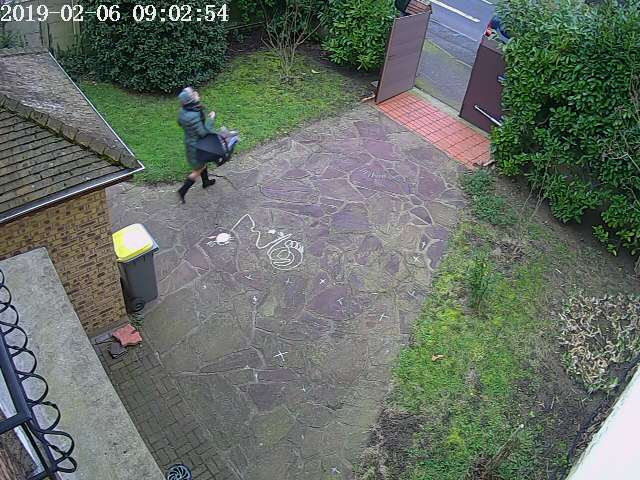
#> input picture Foscam/Day_Lilia_Gate/Snap_20190206-090254-0.jpg, 640 x 480 px, found by its file name
$ jupyter execute --allow-errors check_three_shots.ipynb   (shell and % lines are left out)   (older library calls are emulated)
#> lines starting #> are read from the running program, lines starting #| are printed output that depends on the picture
[cell 1]
# (D:\Prog\Anaconda) C:\Users\star>conda install -c menpo opencv
import cv2
import numpy as np
import pylab
from matplotlib.pyplot import imshow
import matplotlib.pyplot as plt

#### Lilia & Gate

[cell 2]
img1 = cv2.imread('Foscam\\Day_Lilia_Gate\\Snap_20190206-090254-0.jpg',cv2.IMREAD_GRAYSCALE)
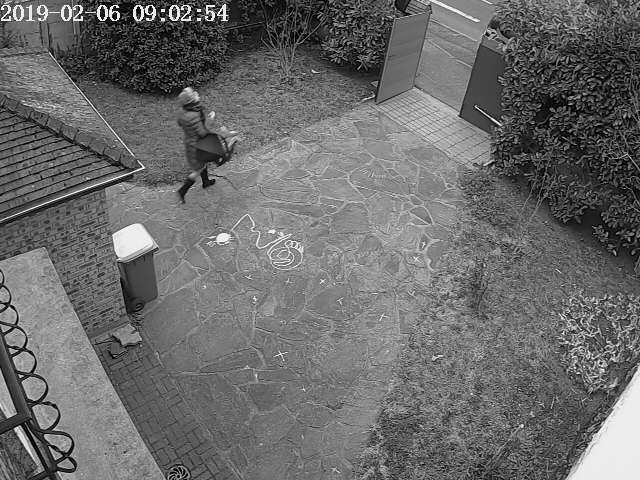
#> img1: shape (480, 640); min 0, max 255, mean 107
img2_color = cv2.imread('Foscam\\Day_Lilia_Gate\\Snap_20190206-090254-1.jpg',cv2.IMREAD_COLOR)
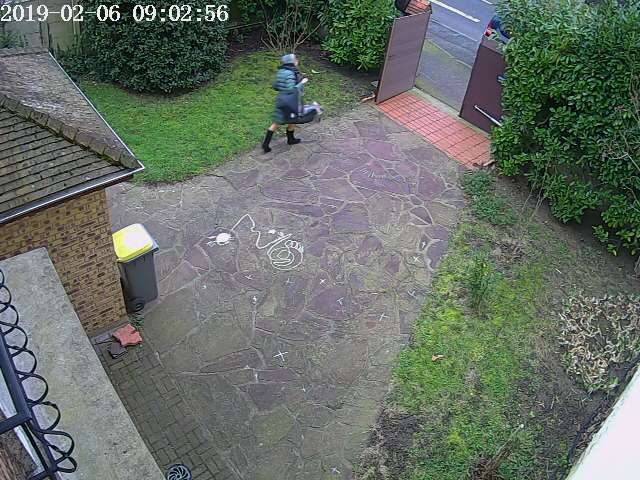
#> input picture Foscam/Day_Lilia_Gate/Snap_20190206-090254-1.jpg, 640 x 480 px, found by its file name
#> img2_color is the input picture: shape (480, 640, 3); mean B, G, R 102.1, 111, 102.4
img2 = cv2.imread('Foscam\\Day_Lilia_Gate\\Snap_20190206-090254-1.jpg',cv2.IMREAD_GRAYSCALE)
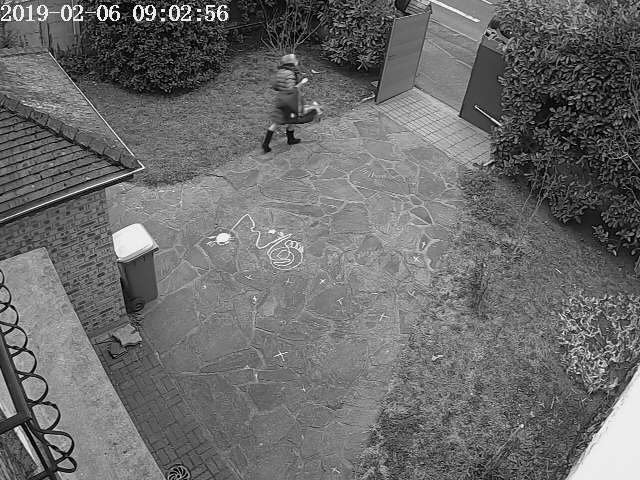
#> img2: shape (480, 640); min 0, max 255, mean 107.3
img3 = cv2.imread('Foscam\\Day_Lilia_Gate\\Snap_20190206-090254-2.jpg',cv2.IMREAD_GRAYSCALE)
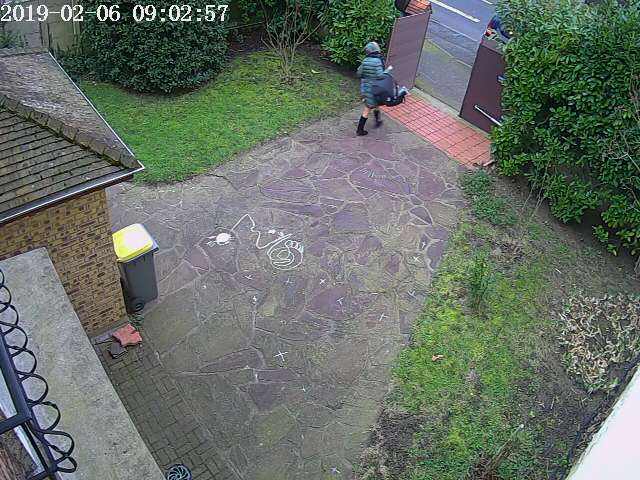
#> input picture Foscam/Day_Lilia_Gate/Snap_20190206-090254-2.jpg, 640 x 480 px, found by its file name
#> img3: shape (480, 640); min 0, max 255, mean 107.6

#### Cat

[cell 3]
img1 = cv2.imread('Foscam\Day_Cat_nomotionsnap\\Snap_20190203-085908-0.jpg',cv2.IMREAD_GRAYSCALE)
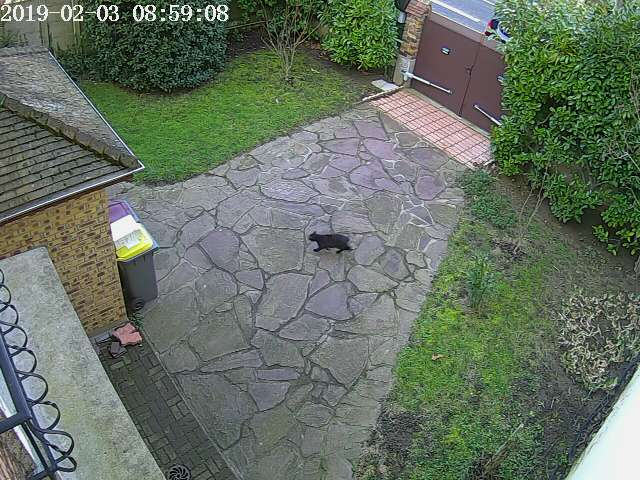
#> input picture Foscam/Day_Cat_nomotionsnap/Snap_20190203-085908-0.jpg, 640 x 480 px, found by its file name
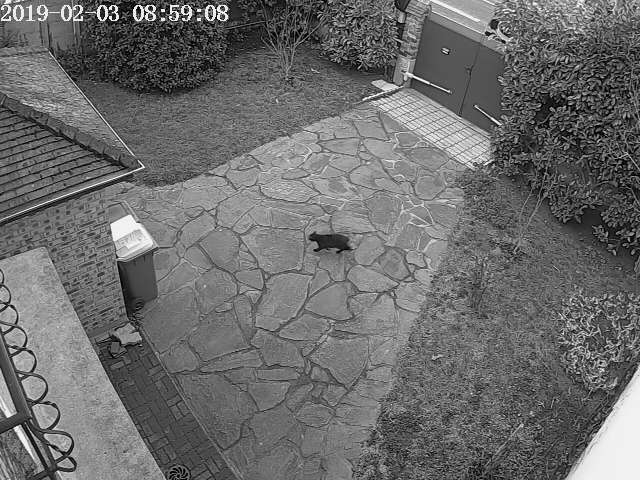
#> img1: shape (480, 640); min 0, max 255, mean 108.1
img2_color = cv2.imread('Foscam\Day_Cat_nomotionsnap\\Snap_20190203-085908-1.jpg',cv2.IMREAD_COLOR)
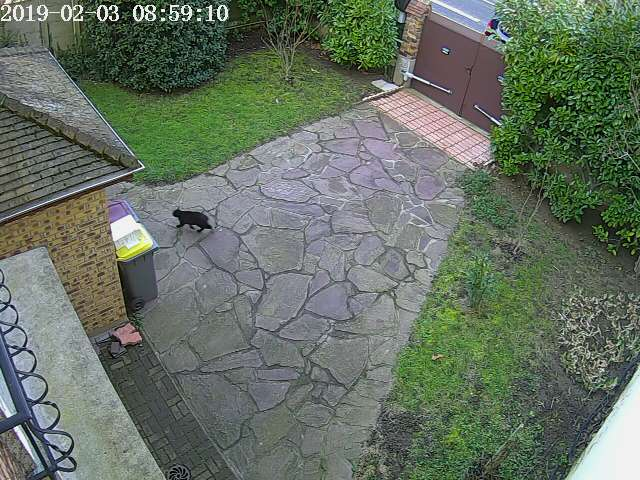
#> input picture Foscam/Day_Cat_nomotionsnap/Snap_20190203-085908-1.jpg, 640 x 480 px, found by its file name
#> img2_color is the input picture: shape (480, 640, 3); mean B, G, R 98.9, 113.3, 101.7
img2 = cv2.imread('Foscam\Day_Cat_nomotionsnap\\Snap_20190203-085908-1.jpg',cv2.IMREAD_GRAYSCALE)
#> img2: shape (480, 640); min 0, max 255, mean 108.1
img3 = cv2.imread('Foscam\Day_Cat_nomotionsnap\\Snap_20190203-085908-2.jpg',cv2.IMREAD_GRAYSCALE)
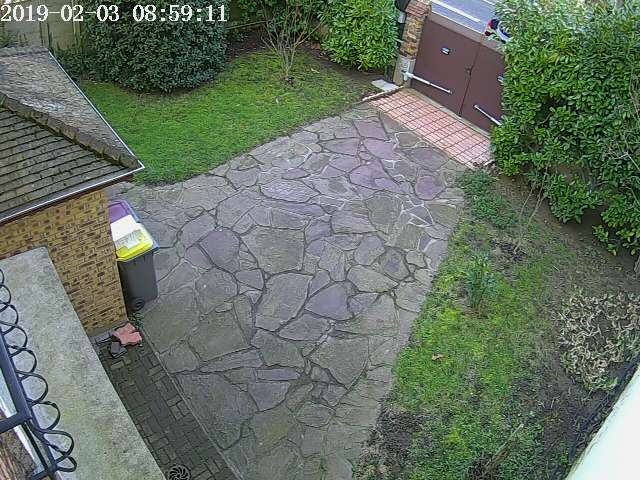
#> input picture Foscam/Day_Cat_nomotionsnap/Snap_20190203-085908-2.jpg, 640 x 480 px, found by its file name
#> img3: shape (480, 640); min 0, max 255, mean 108.4

#### Birds

[cell 4]
img1 = cv2.imread('Foscam\\Day_bird\\Snap_20190206-114342-0.jpg',cv2.IMREAD_GRAYSCALE)
img2_color = cv2.imread('Foscam\\Day_bird\\Snap_20190206-114342-1.jpg',cv2.IMREAD_COLOR)
img2 = cv2.imread('Foscam\\Day_bird\\Snap_20190206-114342-1.jpg',cv2.IMREAD_GRAYSCALE)
img3 = cv2.imread('Foscam\\Day_bird\\Snap_20190206-114342-2.jpg',cv2.IMREAD_GRAYSCALE)

### Show Image

[cell 5]
cv2.imshow('Source',img1)
cv2.waitKey(0)
cv2.destroyAllWindows()

### Show image diff

#> (a cell that did not finish here is left out)

#> (a cell that did not finish here is left out)

[cell 8]
[x for x in range(16)]

#> (a cell that did not finish here is left out)

### Haar Face

[cell 10]
#cascadePath = "haarcascade_fullbody.xml"
cascadePath = "haarcascade_frontalface_alt.xml"
cascade = cv2.CascadeClassifier(cascadePath)
image = cv2.imread('ludi3.jpg',cv2.IMREAD_GRAYSCALE)
objects = cascade.detectMultiScale(image, scaleFactor=1.1, minNeighbors=1, minSize=(30, 30))
#> objects = ()
len(objects)
#> Out = 0

[cell 11]
for (x, y, w, h) in objects:
    crop = image[y: y + h, x: x + w]
    cv2.rectangle(image,(x,y),(x+w,y+h),(128,128,128),2)
#> this loop made 0 passes
cv2.imshow("", image)
cv2.waitKey(0)
cv2.destroyAllWindows()

### Haar Body

[cell 12]
cascadePath = "haarcascade_fullbody.xml"
#cascadePath = "haarcascade_upperbody.xml"
cascade = cv2.CascadeClassifier(cascadePath)
image = cv2.imread('ludi3.jpg',cv2.IMREAD_COLOR)
objects = cascade.detectMultiScale(image, scaleFactor=1.1, minNeighbors=1, minSize=(60, 60))
len(objects)
#> Out = 0

[cell 13]
for (x, y, w, h) in objects:
    crop = image[y: y + h, x: x + w]
    cv2.rectangle(image,(x,y),(x+w,y+h),(0,256,0),4)
cv2.imshow("", image)
cv2.waitKey(0)
cv2.destroyAllWindows()
